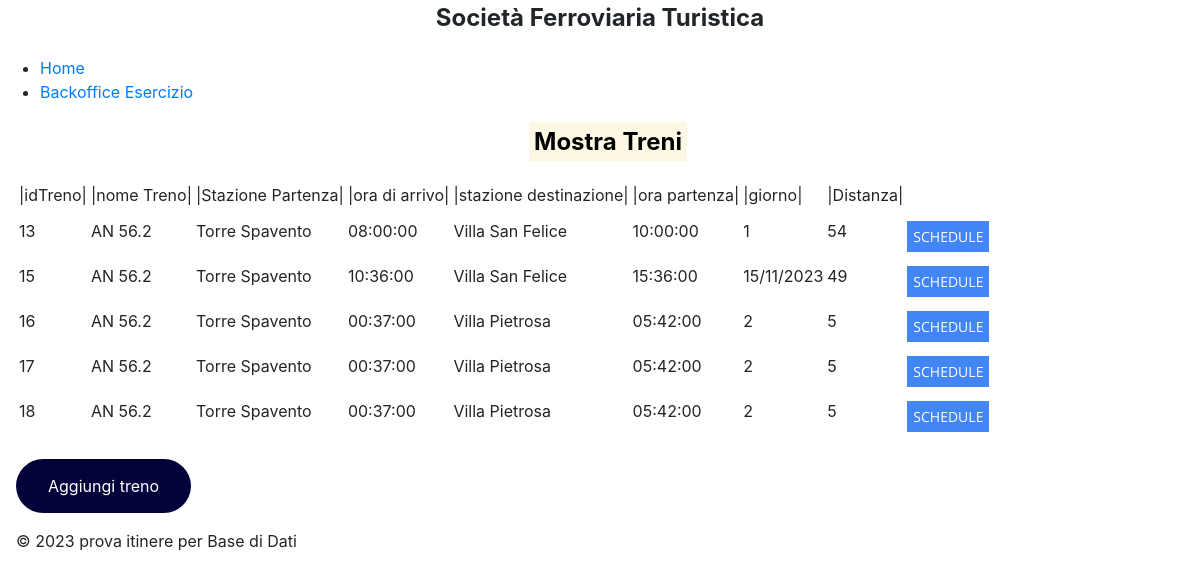
Screenshot of /php/mostratreni.php with the database file from the repository.
### tables this page shows
CREATE TABLE `SFT_composizioneTreno` (
  `idTreno` int(11) NOT NULL,
  `idLocomotiva` int(11) DEFAULT NULL,
  `idCarrozza` int(11) DEFAULT NULL,
  `tname` varchar(50) NOT NULL COMMENT 'Nome Treno',
  `sp` varchar(50) NOT NULL COMMENT 'Stazione Partenza',
  `st` time NOT NULL COMMENT 'Orario Arrivo',
  `dp` varchar(50) NOT NULL COMMENT 'Stazione di Destinazione',
  `dt` time NOT NULL,
  `dd` varchar(10) DEFAULT NULL COMMENT 'Giorno',
  `distance` int(11) NOT NULL COMMENT 'Distanza',
  `ncarrozza` varchar(50) DEFAULT NULL
);

### php/mostratreni.php (the view, shortened to what this page needs)
<!DOCTYPE html>
<html>
<head>
    <link rel="stylesheet" href="/fi.licursi/css/style.css">
</head>
<body>
    <h1 align="center">Società Ferroviaria Turistica</h1>
    <nav>
        <ul>
            <li><a href="/fi.licursi/index.php">Home</a></li>
            <li><a href="/fi.licursi/php/backoffice_esercizio2.php">Backoffice Esercizio</a></li>
        </ul>
    </nav>
    <main>
        <section>
            <h2 align="center"><mark>Mostra Treni</mark></h2>
            <?php
            $servername = "mysql.57gimp.home";
            $username_db = "fi.licursi";
            $password_db = "kJ1L27dW";
            $dbname = "fi_licursi";
            $conn = new mysqli($servername, $username_db, $password_db, $dbname);
            $cdquery = "SELECT * FROM SFT_composizioneTreno";
            $cdresult = mysqli_query($conn, $cdquery);
            echo "<table>";
            echo "<thead><tr><td>|idTreno|</td><td>|nome Treno|</td><td>|Stazione Partenza|</td><td>|ora di arrivo|</td><td>|stazione destinazione|</td><td>|ora partenza|</td><td>|giorno|</td><td>|Distanza|</td><td></td></tr></thead>";
            while ($cdrow = mysqli_fetch_array($cdresult)) {
                echo "<tr><td>" . $cdrow['idTreno'] . "</td><td>" . $cdrow['tname'] . "</td><td>" . $cdrow['sp'] . "</td><td>" . $cdrow['st'] . "</td><td>" . $cdrow['dp'] . "</td><td>" . $cdrow['dt'] . "</td><td>" . $cdrow['dd'] . "</td><td>" . $cdrow['distance'] . "</td><td><a href=\"schedule.php?idTreno=" . $cdrow['idTreno'] . "\"><button>Schedule</button></a></td></tr>";
            }
            echo "</table>";
            echo '<br><a href="insert_into_train_3.php" style="text-decoration: none; display: inline-block; padding: 15px 32px; text-align: center; text-decoration: none; color: #ffffff; background-color: rgb(2, 1, 58); border-radius: 50px; outline: whitesmoke;">Aggiungi treno</a><br>';
            ?>
        </section>
    </main>
    <footer>
        <p>&copy; <?php echo date("Y"); ?> prova itinere per Base di Dati</p>
    </footer>
</body>
</html>

### css/style.css (style rules this page uses)
html { font-family: sans-serif; line-height: 1.15; -webkit-text-size-adjust: 100%; -webkit-tap-highlight-color: rgba(0, 0, 0, 0); }
body { margin: 0; font-family: -apple-system, BlinkMacSystemFont, "Segoe UI", Roboto, "Helvetica Neue", Arial, "Noto Sans", sans-serif, "Apple Color Emoji", "Segoe UI Emoji", "Segoe UI Symbol", "Noto Color Emoji"; font-size: 1rem; font-weight: 400; line-height: 1.5; color: #212529; text-align: left; background-color: #fff; }
h1 { margin: 0; margin-bottom: 20px; font-size: 24px; }
button { font: 14px 'Open Sans', sans-serif; background-color: #4285f4; color: white; padding: 6px; cursor: pointer; border: none; margin-top: 10px; text-transform: uppercase; }
p { margin-top: 0; margin-left: 1rem; margin-bottom: 1rem; line-height:1.5; }
section { margin-top: 0; margin-left: 1rem; margin-bottom: 1rem; line-height:1.5; }
a { color: #007bff; text-decoration: none; background-color: transparent; }
mark, .mark { padding: 0.2em; background-color: #fcf8e3; }

### rows the page displays
sft_composizionetreno: idTreno "13", tname "AN 56.2", sp "Torre Spavento", st "08:00:00", dp "Villa San Felice", dt "10:00:00", dd "1", distance "54"
sft_composizionetreno: idTreno "15", tname "AN 56.2", sp "Torre Spavento", st "10:36:00", dp "Villa San Felice", dt "15:36:00", dd "15/11/2023", distance "49"
sft_composizionetreno: idTreno "16", tname "AN 56.2", sp "Torre Spavento", st "00:37:00", dp "Villa Pietrosa", dt "05:42:00", dd "2", distance "5"
sft_composizionetreno: idTreno "17", tname "AN 56.2", sp "Torre Spavento", st "00:37:00", dp "Villa Pietrosa", dt "05:42:00", dd "2", distance "5"
sft_composizionetreno: idTreno "18", tname "AN 56.2", sp "Torre Spavento", st "00:37:00", dp "Villa Pietrosa", dt "05:42:00", dd "2", distance "5"
